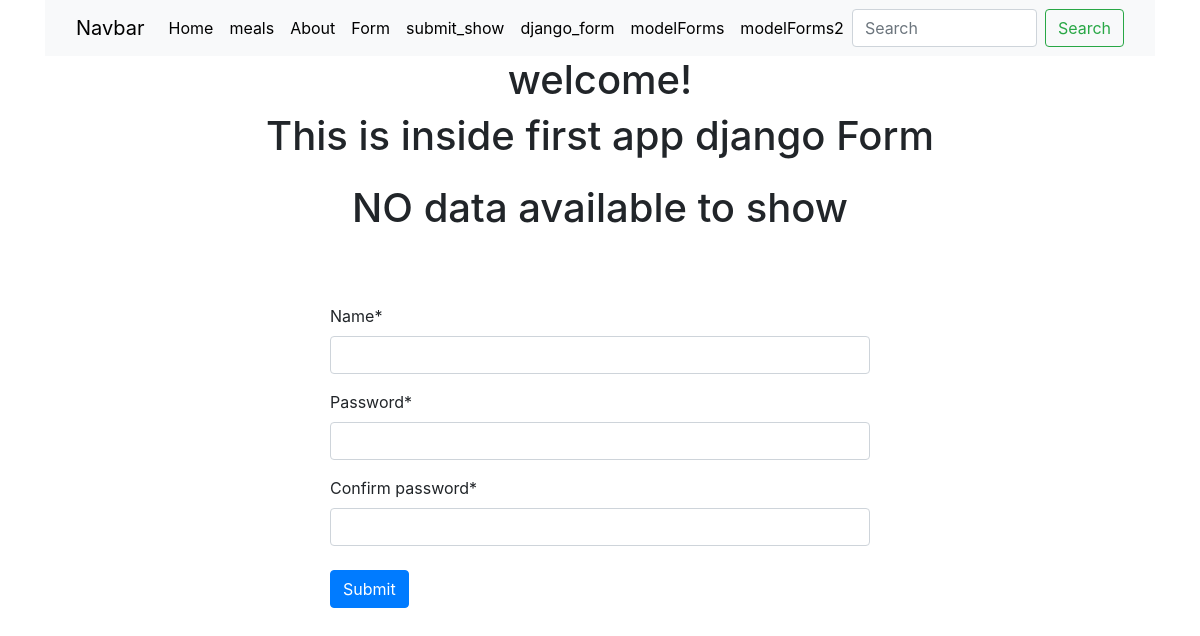
Page /firstapp/django_form/modelForms/ on the earlier database version.
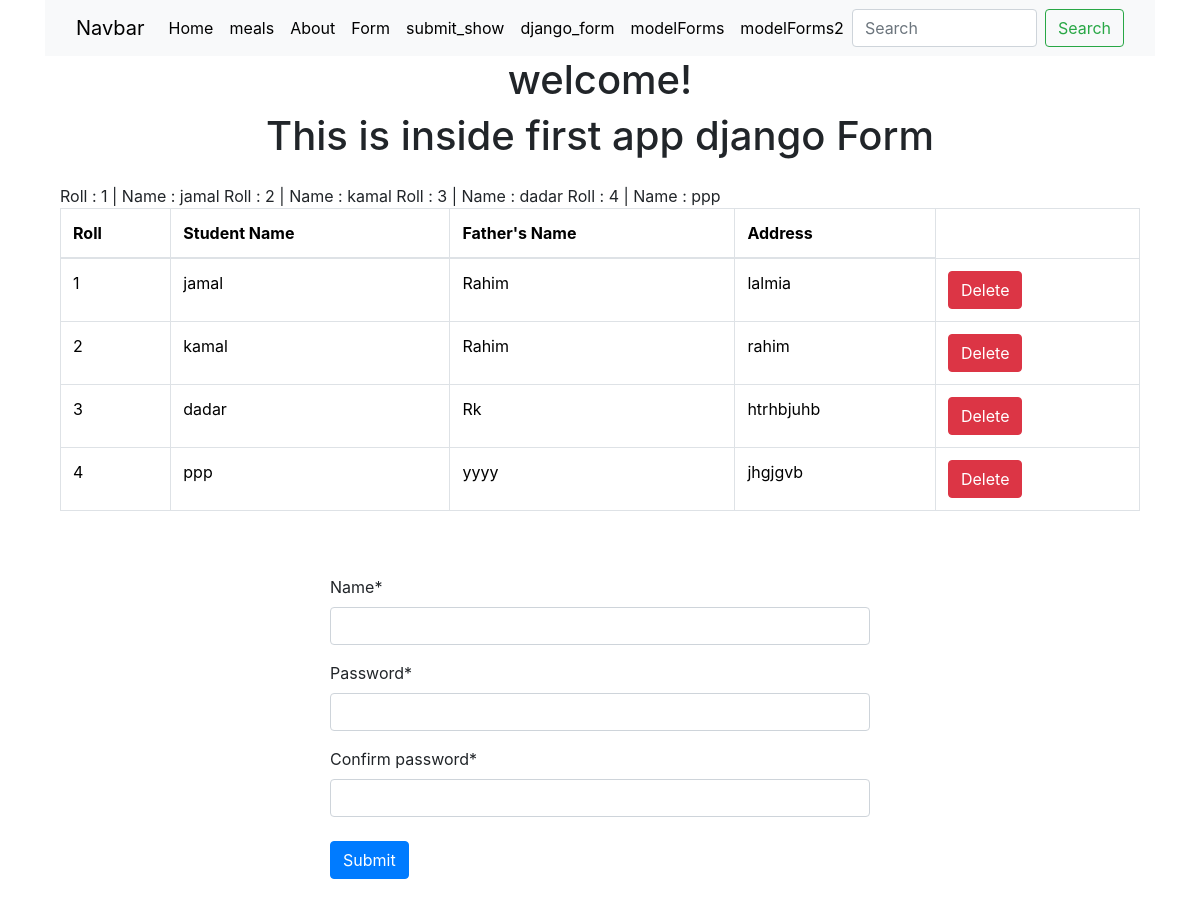
Same page on the later database version.
### firstapp/models.py (models this page shows)
class Student(models.Model):
    name = models.CharField(max_length=20)
    roll = models.IntegerField(primary_key=True)
    address = models.TextField()
    father_name = models.TextField(default="Rahim")
    def __str__(self):
        return f"Roll : {self.roll} | Name : {self.name}"

### firstapp/views.py (the view)
# urls.py: path('django_form/modelForms/', views.model_Forms, name='modelForms'),
def model_Forms(request):
    if request.method == 'POST':
        form = modelForms(request.POST)
        if form.is_valid():
            print(form.cleaned_data)
    else:
        form = modelForms()
    student = models.Student.objects.all()
    print(student)
    return render(request, 'modelForms.html',{'form': form, 'data' : student})

### firstapp/forms.py (shortened to what this page needs)
class modelForms(forms.Form):
    name = forms.CharField(widget=forms.TextInput)
    password = forms.CharField(widget=forms.PasswordInput)
    confirm_password = forms.CharField(widget=forms.PasswordInput)

### firstapp/templates/modelForms.html (shortened to what this page needs)
{% extends 'base.html' %}
{% load static %}
{% block content %}
{{ block.super }}
{% load crispy_forms_tags %}
<div class="container">
    <h1 class="text-center pb-3"> This is inside first app  django Form  </h1>
    {% if data %}
        {% for st in data %}
        {{st}}
        {% endfor %}
        <table class="table table-bordered">
            <thead>
              <tr>
                <th scope="col">Roll</th>
                <th scope="col">Student Name</th>
                <th scope="col">Father's Name </th>
                <th scope="col">Address</th>
              </tr>
            </thead>
            <tbody>
                {% for st in data %}
                <tr>
                <td>{{st.roll}}</td>
                <td>{{st.name}}</td>
                <td>{{st.father_name}}</td>
                <td>{{st.address}}</td>
                <td><a class=" btn btn-danger " href ="{% url 'delete_student' st.roll%}"> Delete</a></td>
                </tr>
                {% endfor %}
            </tbody>
          </table>
    {% else %}
        <h1 class="text-center pb-3"> NO data available to show  </h1>
    {% endif %}
    <form method='post'  style="width: 50%; height: 500px; margin:auto" class="pt-5" enctype = 'multipart/form-data'>
        {{form | crispy}}
        <button type="submit" class="btn btn-primary mt-2">Submit</button>
    </form>
</div>
{% endblock %}

### templates/base.html (shortened to what this page needs)
{% load static %}
<!DOCTYPE html>
<html lang="en">
<head>
    <link href="https://cdn.jsdelivr.net/npm/bootstrap@5.3.3/dist/css/bootstrap.min.css" rel="stylesheet">
    <link href="https://stackpath.bootstrapcdn.com/bootstrap/4.5.2/css/bootstrap.min.css" rel="stylesheet">
</head>
<body>
    <div class="container">
        <nav class="navbar navbar-expand-lg bg-body-tertiary">
            <div class="container-fluid">
              <a class="navbar-brand" href="/">Navbar</a>
              <div class="collapse navbar-collapse" id="navbarSupportedContent">
                <ul class="navbar-nav me-auto mb-2 mb-lg-0">
                  <li class="nav-item">
                    <a class="nav-link active" aria-current="page" href="{% url 'home' %}">Home</a>
                  </li>
                  <li class="nav-item">
                    <a class="nav-link active" aria-current="page" href="{% url 'meals' %}">meals</a>
                  </li>
                  <li class="nav-item">
                    <a class="nav-link active" href="{% url  'about'   %}">About</a>
                  </li>
                  <li class="nav-item">
                    <a class="nav-link active" href="{% url  'submit_form'   %}">Form</a>
                  </li>
                  <li class="nav-item">
                    <a class="nav-link active" href="{% url  'submit_show'   %}">submit_show</a>
                  </li>
                  <li class="nav-item">
                    <a class="nav-link active" href="{% url  'django_form'   %}">django_form</a>
                  </li>
                  <li class="nav-item">
                    <a class="nav-link active" href="{% url  'modelForms'   %}">modelForms</a>
                  </li>
                  <li class="nav-item">
                    <a class="nav-link active" href="{% url  'modelForms2'   %}">modelForms2</a>
                  </li>
                </ul>
                <form class="d-flex" role="search">
                  <input class="form-control me-2" type="search" placeholder="Search" aria-label="Search">
                  <button class="btn btn-outline-success" type="submit">Search</button>
                </form>
              </div>
            </div>
          </nav>
          {% block content  %}
          <h1 class="text-center">welcome!</h1>
          {% endblock  %}
    </div>
</body>
</html>

Differences in the rows shown:
added Student: roll+name "Roll : 1 | Name : jamal", roll "1", name "jamal", father_name "Rahim", address "lalmia"
added Student: roll+name "Roll : 2 | Name : kamal", roll "2", name "kamal", father_name "Rahim", address "rahim"
added Student: roll+name "Roll : 3 | Name : dadar", roll "3", name "dadar", father_name "Rk", address "htrhbjuhb"
added Student: roll+name "Roll : 4 | Name : ppp", roll "4", name "ppp", father_name "yyyy", address "jhgjgvb"
Other differences:
text no longer shown: "NO data available to show"
text now shown: "Roll Student Name Father's Name Address"
